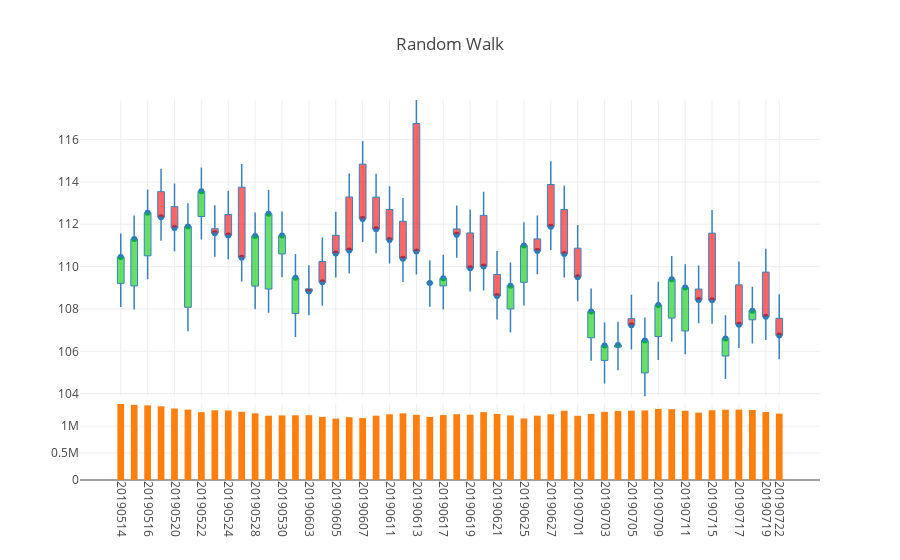

Notebook source saved alongside this figure:
### Code cell
fig1 = dgc.PlotlyCandles(df_pseudo.iloc[-50:],number_of_ticks_display=20,title='Random Walk')
iplot(fig1.get_figure())

### Figure 1 — Plotly figure (JSON) as saved in the notebook; plotly's stock layout.template omitted (floating-point values rounded to 4 significant figures)
{"data": [{"hoverinfo": "text", "mode": "markers", "text": ["date: 20190514.0<br>open: 109.21<br>high: 111.56<br>low: 108.09<br>close: 110.46<br>volume: 1412272.0", "date: 20190515.0<br>open: 109.09<br>high: 112.41<br>low: 107.98<br>close: 111.3<br>volume: 1396075.0", "date: 20190516.0<br>open: 110.51<br>high: 113.64<br>low: 109.4<br>close: 112.54<br>volume: 1386180.0", "date: 20190517.0<br>open: 113.54<br>high: 114.62<br>low: 111.22<br>close: 112.33<br>volume: 1369202.0", "date: 20190520.0<br>open: 112.83<br>high: 113.93<br>low: 110.73<br>close: 111.83<br>volume: 1327937.0", "date: 20190521.0<br>open: 108.08<br>high: 112.99<br>low: 106.95<br>close: 111.9<br>volume: 1307760.0", "date: 20190522.0<br>open: 112.37<br>high: 114.68<br>low: 111.28<br>close: 113.56<br>volume: 1260429.0", "date: 20190523.0<br>open: 111.79<br>high: 112.9<br>low: 110.47<br>close: 111.58<br>volume: 1295276.0", "date: 20190524.0<br>open: 112.46<br>high: 113.58<br>low: 110.35<br>close: 111.47<br>volume: 1291582.0", "date: 20190527.0<br>open: 113.75<br>high: 114.85<br>low: 109.3<br>close: 110.42<br>volume: 1267547.0", "date: 20190528.0<br>open: 109.08<br>high: 112.56<br>low: 107.99<br>close: 111.45<br>volume: 1238594.0", "date: 20190529.0<br>open: 108.94<br>high: 113.62<br>low: 107.82<br>close: 112.5<br>volume: 1195036.0", "date: 20190530.0<br>open: 110.6<br>high: 112.6<br>low: 109.5<br>close: 111.47<br>volume: 1200445.0", "date: 20190531.0<br>open: 107.79<br>high: 110.6<br>low: 106.68<br>close: 109.47<br>volume: 1203099.0", "date: 20190603.0<br>open: 108.95<br>high: 110.06<br>low: 107.7<br>close: 108.83<br>volume: 1204910.0", "date: 20190604.0<br>open: 110.24<br>high: 111.37<br>low: 108.15<br>close: 109.26<br>volume: 1173806.0", "date: 20190605.0<br>open: 111.48<br>high: 112.59<br>low: 109.49<br>close: 110.62<br>volume: 1140345.0", "date: 20190606.0<br>open: 113.29<br>high: 114.4<br>low: 109.67<br>close: 110.76<br>volume: 1167744.0", "date: 20190607.0<br>open: 114.84<br>high: 115.93<br>low: 111.16<br>close: 112.25<br>volume: 1150781.0", "date: 20190610.0<br>open: 113.28<br>high: 114.39<br>low: 110.63<br>close: 111.76<br>volume: 1195662.0", "date: 20190611.0<br>open: 112.7<br>high: 113.8<br>low: 110.15<br>close: 111.26<br>volume: 1220819.0", "date: 20190612.0<br>open: 112.14<br>high: 113.24<br>low: 109.27<br>close: 110.37<br>volume: 1239004.0", "date: 20190613.0<br>open: 116.76<br>high: 117.87<br>low: 109.63<br>close: 110.72<br>volume: 1211392.0", "date: 20190614.0<br>open: 109.23<br>high: 110.3<br>low: 108.1<br>close: 109.23<br>volume: 1172675.0", "date: 20190617.0<br>open: 109.09<br>high: 110.56<br>low: 107.97<br>close: 109.45<br>volume: 1206630.0", "date: 20190618.0<br>open: 111.78<br>high: 112.89<br>low: 110.42<br>close: 111.51<br>volume: 1222724.0", "date: 20190619.0<br>open: 111.59<br>high: 112.7<br>low: 108.82<br>close: 109.92<br>volume: 1212840.0", "date: 20190620.0<br>open: 112.42<br>high: 113.54<br>low: 108.87<br>close: 110.0<br>volume: 1261872.0", "date: 20190621.0<br>open: 109.63<br>high: 110.74<br>low: 107.5<br>close: 108.61<br>volume: 1228190.0", "date: 20190624.0<br>open: 108.0<br>high: 110.2<br>low: 106.89<br>close: 109.1<br>volume: 1200058.0", "date: 20190625.0<br>open: 109.26<br>high: 112.1<br>low: 108.16<br>close: 111.0<br>volume: 1143059.0", "date: 20190626.0<br>open: 111.31<br>high: 112.41<br>low: 109.64<br>close: 110.74<br>volume: 1194944.0", "date: 20190627.0<br>open: 113.88<br>high: 114.98<br>low: 110.78<br>close: 111.88<br>volume: 1220863.0", "date: 20190628.0<br>open: 112.7<br>high: 113.82<br>low: 109.49<br>close: 110.6<br>volume: 1285284.0", "date: 20190701.0<br>open: 110.87<br>high: 111.96<br>low: 108.36<br>close: 109.5<br>volume: 1193349.0", "date: 20190702.0<br>open: 106.64<br>high: 108.97<br>low: 105.55<br>close: 107.88<br>volume: 1229046.0", "date: 20190703.0<br>open: 105.57<br>high: 107.36<br>low: 104.48<br>close: 106.27<br>volume: 1266775.0", "date: 20190704.0<br>open: 106.2<br>high: 107.4<br>low: 105.1<br>close: 106.3<br>volume: 1281493.0", "date: 20190705.0<br>open: 107.54<br>high: 108.67<br>low: 106.09<br>close: 107.23<br>volume: 1287722.0", "date: 20190708.0<br>open: 104.98<br>high: 107.6<br>low: 103.87<br>close: 106.51<br>volume: 1292652.0", "date: 20190709.0<br>open: 106.7<br>high: 109.28<br>low: 105.59<br>close: 108.19<br>volume: 1320691.0", "date: 20190710.0<br>open: 107.57<br>high: 110.5<br>low: 106.45<br>close: 109.4<br>volume: 1316110.0", "date: 20190711.0<br>open: 106.96<br>high: 110.11<br>low: 105.86<br>close: 109.01<br>volume: 1286632.0", "date: 20190712.0<br>open: 108.94<br>high: 110.05<br>low: 107.32<br>close: 108.42<br>volume: 1251882.0", "date: 20190715.0<br>open: 111.58<br>high: 112.68<br>low: 107.3<br>close: 108.41<br>volume: 1296167.0", "date: 20190716.0<br>open: 105.78<br>high: 107.7<br>low: 104.69<br>close: 106.61<br>volume: 1306426.0", "date: 20190717.0<br>open: 109.14<br>high: 110.24<br>low: 106.16<br>close: 107.26<br>volume: 1308012.0", "date: 20190718.0<br>open: 107.49<br>high: 109.05<br>low: 106.37<br>close: 107.92<br>volume: 1300657.0", "date: 20190719.0<br>open: 109.74<br>high: 110.84<br>low: 106.53<br>close: 107.63<br>volume: 1263383.0", "date: 20190722.0<br>open: 107.56<br>high: 108.69<br>low: 105.63<br>close: 106.75<br>volume: 1233222.0"], "type": "scatter", "uid": "2a5caafa-acf3-11e9-81a1-8c859025e7f9", "x": [1, 2, 3, 4, 5, 6, 7, 8, 9, 10, 11, 12, 13, 14, 15, 16, 17, 18, 19, 20, 21, 22, 23, 24, 25, 26, 27, 28, 29, 30, 31, 32, 33, 34, 35, 36, 37, 38, 39, 40, 41, 42, 43, 44, 45, 46, 47, 48, 49, 50], "xaxis": "x", "y": [110.5, 111.3, 112.5, 112.3, 111.8, 111.9, 113.6, 111.6, 111.5, 110.4, 111.5, 112.5, 111.5, 109.5, 108.8, 109.3, 110.6, 110.8, 112.2, 111.8, 111.3, 110.4, 110.7, 109.2, 109.5, 111.5, 109.9, 110, 108.6, 109.1, 111, 110.7, 111.9, 110.6, 109.5, 107.9, 106.3, 106.3, 107.2, 106.5, 108.2, 109.4, 109.0, 108.4, 108.4, 106.6, 107.3, 107.9, 107.6, 106.8], "yaxis": "y"}, {"type": "bar", "uid": "2a5e3b24-acf3-11e9-84b3-8c859025e7f9", "width": 0.5, "x": [1, 2, 3, 4, 5, 6, 7, 8, 9, 10, 11, 12, 13, 14, 15, 16, 17, 18, 19, 20, 21, 22, 23, 24, 25, 26, 27, 28, 29, 30, 31, 32, 33, 34, 35, 36, 37, 38, 39, 40, 41, 42, 43, 44, 45, 46, 47, 48, 49, 50], "xaxis": "x", "y": [1412272, 1396075, 1386180, 1369202, 1327937, 1307760, 1260429, 1295276, 1291582, 1267547, 1238594, 1195036, 1200445, 1203099, 1204910, 1173806, 1140345, 1167744, 1150781, 1195662, 1220819, 1239004, 1211392, 1172675, 1206630, 1222724, 1212840, 1261872, 1228190, 1200058, 1143059, 1194944, 1220863, 1285284, 1193349, 1229046, 1266775, 1281493, 1287722, 1292652, 1320691, 1316110, 1286632, 1251882, 1296167, 1306426, 1308012, 1300657, 1263383, 1233222], "yaxis": "y2"}], "layout": {"margin": {"t": 100}, "shapes": [{"line": {"color": "rgb(55, 128, 191)", "width": 1.5}, "type": "line", "x0": 1, "x1": 1, "y0": 108.1, "y1": 109.2}, {"line": {"color": "rgb(55, 128, 191)", "width": 1.5}, "type": "line", "x0": 2, "x1": 2, "y0": 108.0, "y1": 109.1}, {"line": {"color": "rgb(55, 128, 191)", "width": 1.5}, "type": "line", "x0": 3, "x1": 3, "y0": 109.4, "y1": 110.5}, {"line": {"color": "rgb(55, 128, 191)", "width": 1.5}, "type": "line", "x0": 4, "x1": 4, "y0": 111.2, "y1": 112.3}, {"line": {"color": "rgb(55, 128, 191)", "width": 1.5}, "type": "line", "x0": 5, "x1": 5, "y0": 110.7, "y1": 111.8}, {"line": {"color": "rgb(55, 128, 191)", "width": 1.5}, "type": "line", "x0": 6, "x1": 6, "y0": 107.0, "y1": 108.1}, {"line": {"color": "rgb(55, 128, 191)", "width": 1.5}, "type": "line", "x0": 7, "x1": 7, "y0": 111.3, "y1": 112.4}, {"line": {"color": "rgb(55, 128, 191)", "width": 1.5}, "type": "line", "x0": 8, "x1": 8, "y0": 110.5, "y1": 111.6}, {"line": {"color": "rgb(55, 128, 191)", "width": 1.5}, "type": "line", "x0": 9, "x1": 9, "y0": 110.3, "y1": 111.5}, {"line": {"color": "rgb(55, 128, 191)", "width": 1.5}, "type": "line", "x0": 10, "x1": 10, "y0": 109.3, "y1": 110.4}, {"line": {"color": "rgb(55, 128, 191)", "width": 1.5}, "type": "line", "x0": 11, "x1": 11, "y0": 108.0, "y1": 109.1}, {"line": {"color": "rgb(55, 128, 191)", "width": 1.5}, "type": "line", "x0": 12, "x1": 12, "y0": 107.8, "y1": 108.9}, {"line": {"color": "rgb(55, 128, 191)", "width": 1.5}, "type": "line", "x0": 13, "x1": 13, "y0": 109.5, "y1": 110.6}, {"line": {"color": "rgb(55, 128, 191)", "width": 1.5}, "type": "line", "x0": 14, "x1": 14, "y0": 106.7, "y1": 107.8}, {"line": {"color": "rgb(55, 128, 191)", "width": 1.5}, "type": "line", "x0": 15, "x1": 15, "y0": 107.7, "y1": 108.8}, {"line": {"color": "rgb(55, 128, 191)", "width": 1.5}, "type": "line", "x0": 16, "x1": 16, "y0": 108.2, "y1": 109.3}, {"line": {"color": "rgb(55, 128, 191)", "width": 1.5}, "type": "line", "x0": 17, "x1": 17, "y0": 109.5, "y1": 110.6}, {"line": {"color": "rgb(55, 128, 191)", "width": 1.5}, "type": "line", "x0": 18, "x1": 18, "y0": 109.7, "y1": 110.8}, {"line": {"color": "rgb(55, 128, 191)", "width": 1.5}, "type": "line", "x0": 19, "x1": 19, "y0": 111.2, "y1": 112.2}, {"line": {"color": "rgb(55, 128, 191)", "width": 1.5}, "type": "line", "x0": 20, "x1": 20, "y0": 110.6, "y1": 111.8}, {"line": {"color": "rgb(55, 128, 191)", "width": 1.5}, "type": "line", "x0": 21, "x1": 21, "y0": 110.2, "y1": 111.3}, {"line": {"color": "rgb(55, 128, 191)", "width": 1.5}, "type": "line", "x0": 22, "x1": 22, "y0": 109.3, "y1": 110.4}, {"line": {"color": "rgb(55, 128, 191)", "width": 1.5}, "type": "line", "x0": 23, "x1": 23, "y0": 109.6, "y1": 110.7}, {"line": {"color": "rgb(55, 128, 191)", "width": 1.5}, "type": "line", "x0": 24, "x1": 24, "y0": 108.1, "y1": 109.2}, {"line": {"color": "rgb(55, 128, 191)", "width": 1.5}, "type": "line", "x0": 25, "x1": 25, "y0": 108.0, "y1": 109.1}, {"line": {"color": "rgb(55, 128, 191)", "width": 1.5}, "type": "line", "x0": 26, "x1": 26, "y0": 110.4, "y1": 111.5}, {"line": {"color": "rgb(55, 128, 191)", "width": 1.5}, "type": "line", "x0": 27, "x1": 27, "y0": 108.8, "y1": 109.9}, {"line": {"color": "rgb(55, 128, 191)", "width": 1.5}, "type": "line", "x0": 28, "x1": 28, "y0": 108.9, "y1": 110}, {"line": {"color": "rgb(55, 128, 191)", "width": 1.5}, "type": "line", "x0": 29, "x1": 29, "y0": 107.5, "y1": 108.6}, {"line": {"color": "rgb(55, 128, 191)", "width": 1.5}, "type": "line", "x0": 30, "x1": 30, "y0": 106.9, "y1": 108}, {"line": {"color": "rgb(55, 128, 191)", "width": 1.5}, "type": "line", "x0": 31, "x1": 31, "y0": 108.2, "y1": 109.3}, {"line": {"color": "rgb(55, 128, 191)", "width": 1.5}, "type": "line", "x0": 32, "x1": 32, "y0": 109.6, "y1": 110.7}, {"line": {"color": "rgb(55, 128, 191)", "width": 1.5}, "type": "line", "x0": 33, "x1": 33, "y0": 110.8, "y1": 111.9}, {"line": {"color": "rgb(55, 128, 191)", "width": 1.5}, "type": "line", "x0": 34, "x1": 34, "y0": 109.5, "y1": 110.6}, {"line": {"color": "rgb(55, 128, 191)", "width": 1.5}, "type": "line", "x0": 35, "x1": 35, "y0": 108.4, "y1": 109.5}, {"line": {"color": "rgb(55, 128, 191)", "width": 1.5}, "type": "line", "x0": 36, "x1": 36, "y0": 105.5, "y1": 106.6}, {"line": {"color": "rgb(55, 128, 191)", "width": 1.5}, "type": "line", "x0": 37, "x1": 37, "y0": 104.5, "y1": 105.6}, {"line": {"color": "rgb(55, 128, 191)", "width": 1.5}, "type": "line", "x0": 38, "x1": 38, "y0": 105.1, "y1": 106.2}, {"line": {"color": "rgb(55, 128, 191)", "width": 1.5}, "type": "line", "x0": 39, "x1": 39, "y0": 106.1, "y1": 107.2}, {"line": {"color": "rgb(55, 128, 191)", "width": 1.5}, "type": "line", "x0": 40, "x1": 40, "y0": 103.9, "y1": 105.0}, {"line": {"color": "rgb(55, 128, 191)", "width": 1.5}, "type": "line", "x0": 41, "x1": 41, "y0": 105.6, "y1": 106.7}, {"line": {"color": "rgb(55, 128, 191)", "width": 1.5}, "type": "line", "x0": 42, "x1": 42, "y0": 106.5, "y1": 107.6}, {"line": {"color": "rgb(55, 128, 191)", "width": 1.5}, "type": "line", "x0": 43, "x1": 43, "y0": 105.9, "y1": 107.0}, {"line": {"color": "rgb(55, 128, 191)", "width": 1.5}, "type": "line", "x0": 44, "x1": 44, "y0": 107.3, "y1": 108.4}, {"line": {"color": "rgb(55, 128, 191)", "width": 1.5}, "type": "line", "x0": 45, "x1": 45, "y0": 107.3, "y1": 108.4}, {"line": {"color": "rgb(55, 128, 191)", "width": 1.5}, "type": "line", "x0": 46, "x1": 46, "y0": 104.7, "y1": 105.8}, {"line": {"color": "rgb(55, 128, 191)", "width": 1.5}, "type": "line", "x0": 47, "x1": 47, "y0": 106.2, "y1": 107.3}, {"line": {"color": "rgb(55, 128, 191)", "width": 1.5}, "type": "line", "x0": 48, "x1": 48, "y0": 106.4, "y1": 107.5}, {"line": {"color": "rgb(55, 128, 191)", "width": 1.5}, "type": "line", "x0": 49, "x1": 49, "y0": 106.5, "y1": 107.6}, {"line": {"color": "rgb(55, 128, 191)", "width": 1.5}, "type": "line", "x0": 50, "x1": 50, "y0": 105.6, "y1": 106.8}, {"fillcolor": "rgba(0, 204, 0, 0.6)", "line": {"color": "rgb(55, 128, 191)", "width": 1}, "type": "rect", "x0": 0.75, "x1": 1.25, "xref": "x", "y0": 109.2, "y1": 110.5, "yref": "y"}, {"fillcolor": "rgba(0, 204, 0, 0.6)", "line": {"color": "rgb(55, 128, 191)", "width": 1}, "type": "rect", "x0": 1.75, "x1": 2.25, "xref": "x", "y0": 109.1, "y1": 111.3, "yref": "y"}, {"fillcolor": "rgba(0, 204, 0, 0.6)", "line": {"color": "rgb(55, 128, 191)", "width": 1}, "type": "rect", "x0": 2.75, "x1": 3.25, "xref": "x", "y0": 110.5, "y1": 112.5, "yref": "y"}, {"fillcolor": "rgba(255, 0, 0, 0.6)", "line": {"color": "rgb(55, 128, 191)", "width": 1}, "type": "rect", "x0": 3.75, "x1": 4.25, "xref": "x", "y0": 112.3, "y1": 113.5, "yref": "y"}, {"fillcolor": "rgba(255, 0, 0, 0.6)", "line": {"color": "rgb(55, 128, 191)", "width": 1}, "type": "rect", "x0": 4.75, "x1": 5.25, "xref": "x", "y0": 111.8, "y1": 112.8, "yref": "y"}, {"fillcolor": "rgba(0, 204, 0, 0.6)", "line": {"color": "rgb(55, 128, 191)", "width": 1}, "type": "rect", "x0": 5.75, "x1": 6.25, "xref": "x", "y0": 108.1, "y1": 111.9, "yref": "y"}, {"fillcolor": "rgba(0, 204, 0, 0.6)", "line": {"color": "rgb(55, 128, 191)", "width": 1}, "type": "rect", "x0": 6.75, "x1": 7.25, "xref": "x", "y0": 112.4, "y1": 113.6, "yref": "y"}, {"fillcolor": "rgba(255, 0, 0, 0.6)", "line": {"color": "rgb(55, 128, 191)", "width": 1}, "type": "rect", "x0": 7.75, "x1": 8.25, "xref": "x", "y0": 111.6, "y1": 111.8, "yref": "y"}, {"fillcolor": "rgba(255, 0, 0, 0.6)", "line": {"color": "rgb(55, 128, 191)", "width": 1}, "type": "rect", "x0": 8.75, "x1": 9.25, "xref": "x", "y0": 111.5, "y1": 112.5, "yref": "y"}, {"fillcolor": "rgba(255, 0, 0, 0.6)", "line": {"color": "rgb(55, 128, 191)", "width": 1}, "type": "rect", "x0": 9.75, "x1": 10.25, "xref": "x", "y0": 110.4, "y1": 113.8, "yref": "y"}, {"fillcolor": "rgba(0, 204, 0, 0.6)", "line": {"color": "rgb(55, 128, 191)", "width": 1}, "type": "rect", "x0": 10.75, "x1": 11.25, "xref": "x", "y0": 109.1, "y1": 111.5, "yref": "y"}, {"fillcolor": "rgba(0, 204, 0, 0.6)", "line": {"color": "rgb(55, 128, 191)", "width": 1}, "type": "rect", "x0": 11.75, "x1": 12.25, "xref": "x", "y0": 108.9, "y1": 112.5, "yref": "y"}, {"fillcolor": "rgba(0, 204, 0, 0.6)", "line": {"color": "rgb(55, 128, 191)", "width": 1}, "type": "rect", "x0": 12.75, "x1": 13.25, "xref": "x", "y0": 110.6, "y1": 111.5, "yref": "y"}, {"fillcolor": "rgba(0, 204, 0, 0.6)", "line": {"color": "rgb(55, 128, 191)", "width": 1}, "type": "rect", "x0": 13.75, "x1": 14.25, "xref": "x", "y0": 107.8, "y1": 109.5, "yref": "y"}, {"fillcolor": "rgba(255, 0, 0, 0.6)", "line": {"color": "rgb(55, 128, 191)", "width": 1}, "type": "rect", "x0": 14.75, "x1": 15.25, "xref": "x", "y0": 108.8, "y1": 109.0, "yref": "y"}, {"fillcolor": "rgba(255, 0, 0, 0.6)", "line": {"color": "rgb(55, 128, 191)", "width": 1}, "type": "rect", "x0": 15.75, "x1": 16.25, "xref": "x", "y0": 109.3, "y1": 110.2, "yref": "y"}, {"fillcolor": "rgba(255, 0, 0, 0.6)", "line": {"color": "rgb(55, 128, 191)", "width": 1}, "type": "rect", "x0": 16.75, "x1": 17.25, "xref": "x", "y0": 110.6, "y1": 111.5, "yref": "y"}, {"fillcolor": "rgba(255, 0, 0, 0.6)", "line": {"color": "rgb(55, 128, 191)", "width": 1}, "type": "rect", "x0": 17.75, "x1": 18.25, "xref": "x", "y0": 110.8, "y1": 113.3, "yref": "y"}, {"fillcolor": "rgba(255, 0, 0, 0.6)", "line": {"color": "rgb(55, 128, 191)", "width": 1}, "type": "rect", "x0": 18.75, "x1": 19.25, "xref": "x", "y0": 112.2, "y1": 114.8, "yref": "y"}, {"fillcolor": "rgba(255, 0, 0, 0.6)", "line": {"color": "rgb(55, 128, 191)", "width": 1}, "type": "rect", "x0": 19.75, "x1": 20.25, "xref": "x", "y0": 111.8, "y1": 113.3, "yref": "y"}, {"fillcolor": "rgba(255, 0, 0, 0.6)", "line": {"color": "rgb(55, 128, 191)", "width": 1}, "type": "rect", "x0": 20.75, "x1": 21.25, "xref": "x", "y0": 111.3, "y1": 112.7, "yref": "y"}, {"fillcolor": "rgba(255, 0, 0, 0.6)", "line": {"color": "rgb(55, 128, 191)", "width": 1}, "type": "rect", "x0": 21.75, "x1": 22.25, "xref": "x", "y0": 110.4, "y1": 112.1, "yref": "y"}, {"fillcolor": "rgba(255, 0, 0, 0.6)", "line": {"color": "rgb(55, 128, 191)", "width": 1}, "type": "rect", "x0": 22.75, "x1": 23.25, "xref": "x", "y0": 110.7, "y1": 116.8, "yref": "y"}, {"fillcolor": "rgba(255, 0, 0, 0.6)", "line": {"color": "rgb(55, 128, 191)", "width": 1}, "type": "rect", "x0": 23.75, "x1": 24.25, "xref": "x", "y0": 109.2, "y1": 109.2, "yref": "y"}, {"fillcolor": "rgba(0, 204, 0, 0.6)", "line": {"color": "rgb(55, 128, 191)", "width": 1}, "type": "rect", "x0": 24.75, "x1": 25.25, "xref": "x", "y0": 109.1, "y1": 109.5, "yref": "y"}, {"fillcolor": "rgba(255, 0, 0, 0.6)", "line": {"color": "rgb(55, 128, 191)", "width": 1}, "type": "rect", "x0": 25.75, "x1": 26.25, "xref": "x", "y0": 111.5, "y1": 111.8, "yref": "y"}, {"fillcolor": "rgba(255, 0, 0, 0.6)", "line": {"color": "rgb(55, 128, 191)", "width": 1}, "type": "rect", "x0": 26.75, "x1": 27.25, "xref": "x", "y0": 109.9, "y1": 111.6, "yref": "y"}, {"fillcolor": "rgba(255, 0, 0, 0.6)", "line": {"color": "rgb(55, 128, 191)", "width": 1}, "type": "rect", "x0": 27.75, "x1": 28.25, "xref": "x", "y0": 110, "y1": 112.4, "yref": "y"}, {"fillcolor": "rgba(255, 0, 0, 0.6)", "line": {"color": "rgb(55, 128, 191)", "width": 1}, "type": "rect", "x0": 28.75, "x1": 29.25, "xref": "x", "y0": 108.6, "y1": 109.6, "yref": "y"}, {"fillcolor": "rgba(0, 204, 0, 0.6)", "line": {"color": "rgb(55, 128, 191)", "width": 1}, "type": "rect", "x0": 29.75, "x1": 30.25, "xref": "x", "y0": 108, "y1": 109.1, "yref": "y"}, {"fillcolor": "rgba(0, 204, 0, 0.6)", "line": {"color": "rgb(55, 128, 191)", "width": 1}, "type": "rect", "x0": 30.75, "x1": 31.25, "xref": "x", "y0": 109.3, "y1": 111, "yref": "y"}, {"fillcolor": "rgba(255, 0, 0, 0.6)", "line": {"color": "rgb(55, 128, 191)", "width": 1}, "type": "rect", "x0": 31.75, "x1": 32.25, "xref": "x", "y0": 110.7, "y1": 111.3, "yref": "y"}, {"fillcolor": "rgba(255, 0, 0, 0.6)", "line": {"color": "rgb(55, 128, 191)", "width": 1}, "type": "rect", "x0": 32.75, "x1": 33.25, "xref": "x", "y0": 111.9, "y1": 113.9, "yref": "y"}, {"fillcolor": "rgba(255, 0, 0, 0.6)", "line": {"color": "rgb(55, 128, 191)", "width": 1}, "type": "rect", "x0": 33.75, "x1": 34.25, "xref": "x", "y0": 110.6, "y1": 112.7, "yref": "y"}, {"fillcolor": "rgba(255, 0, 0, 0.6)", "line": {"color": "rgb(55, 128, 191)", "width": 1}, "type": "rect", "x0": 34.75, "x1": 35.25, "xref": "x", "y0": 109.5, "y1": 110.9, "yref": "y"}, {"fillcolor": "rgba(0, 204, 0, 0.6)", "line": {"color": "rgb(55, 128, 191)", "width": 1}, "type": "rect", "x0": 35.75, "x1": 36.25, "xref": "x", "y0": 106.6, "y1": 107.9, "yref": "y"}, {"fillcolor": "rgba(0, 204, 0, 0.6)", "line": {"color": "rgb(55, 128, 191)", "width": 1}, "type": "rect", "x0": 36.75, "x1": 37.25, "xref": "x", "y0": 105.6, "y1": 106.3, "yref": "y"}, {"fillcolor": "rgba(0, 204, 0, 0.6)", "line": {"color": "rgb(55, 128, 191)", "width": 1}, "type": "rect", "x0": 37.75, "x1": 38.25, "xref": "x", "y0": 106.2, "y1": 106.3, "yref": "y"}, {"fillcolor": "rgba(255, 0, 0, 0.6)", "line": {"color": "rgb(55, 128, 191)", "width": 1}, "type": "rect", "x0": 38.75, "x1": 39.25, "xref": "x", "y0": 107.2, "y1": 107.5, "yref": "y"}, {"fillcolor": "rgba(0, 204, 0, 0.6)", "line": {"color": "rgb(55, 128, 191)", "width": 1}, "type": "rect", "x0": 39.75, "x1": 40.25, "xref": "x", "y0": 105.0, "y1": 106.5, "yref": "y"}, {"fillcolor": "rgba(0, 204, 0, 0.6)", "line": {"color": "rgb(55, 128, 191)", "width": 1}, "type": "rect", "x0": 40.75, "x1": 41.25, "xref": "x", "y0": 106.7, "y1": 108.2, "yref": "y"}, {"fillcolor": "rgba(0, 204, 0, 0.6)", "line": {"color": "rgb(55, 128, 191)", "width": 1}, "type": "rect", "x0": 41.75, "x1": 42.25, "xref": "x", "y0": 107.6, "y1": 109.4, "yref": "y"}, {"fillcolor": "rgba(0, 204, 0, 0.6)", "line": {"color": "rgb(55, 128, 191)", "width": 1}, "type": "rect", "x0": 42.75, "x1": 43.25, "xref": "x", "y0": 107.0, "y1": 109.0, "yref": "y"}, {"fillcolor": "rgba(255, 0, 0, 0.6)", "line": {"color": "rgb(55, 128, 191)", "width": 1}, "type": "rect", "x0": 43.75, "x1": 44.25, "xref": "x", "y0": 108.4, "y1": 108.9, "yref": "y"}, {"fillcolor": "rgba(255, 0, 0, 0.6)", "line": {"color": "rgb(55, 128, 191)", "width": 1}, "type": "rect", "x0": 44.75, "x1": 45.25, "xref": "x", "y0": 108.4, "y1": 111.6, "yref": "y"}, {"fillcolor": "rgba(0, 204, 0, 0.6)", "line": {"color": "rgb(55, 128, 191)", "width": 1}, "type": "rect", "x0": 45.75, "x1": 46.25, "xref": "x", "y0": 105.8, "y1": 106.6, "yref": "y"}, {"fillcolor": "rgba(255, 0, 0, 0.6)", "line": {"color": "rgb(55, 128, 191)", "width": 1}, "type": "rect", "x0": 46.75, "x1": 47.25, "xref": "x", "y0": 107.3, "y1": 109.1, "yref": "y"}, {"fillcolor": "rgba(0, 204, 0, 0.6)", "line": {"color": "rgb(55, 128, 191)", "width": 1}, "type": "rect", "x0": 47.75, "x1": 48.25, "xref": "x", "y0": 107.5, "y1": 107.9, "yref": "y"}, {"fillcolor": "rgba(255, 0, 0, 0.6)", "line": {"color": "rgb(55, 128, 191)", "width": 1}, "type": "rect", "x0": 48.75, "x1": 49.25, "xref": "x", "y0": 107.6, "y1": 109.7, "yref": "y"}, {"fillcolor": "rgba(255, 0, 0, 0.6)", "line": {"color": "rgb(55, 128, 191)", "width": 1}, "type": "rect", "x0": 49.75, "x1": 50.25, "xref": "x", "y0": 106.8, "y1": 107.6, "yref": "y"}, {"line": {"color": "rgb(55, 128, 191)", "width": 1.5}, "type": "line", "x0": 1, "x1": 1, "y0": 110.5, "y1": 111.6}, {"line": {"color": "rgb(55, 128, 191)", "width": 1.5}, "type": "line", "x0": 2, "x1": 2, "y0": 111.3, "y1": 112.4}, {"line": {"color": "rgb(55, 128, 191)", "width": 1.5}, "type": "line", "x0": 3, "x1": 3, "y0": 112.5, "y1": 113.6}, {"line": {"color": "rgb(55, 128, 191)", "width": 1.5}, "type": "line", "x0": 4, "x1": 4, "y0": 113.5, "y1": 114.6}, {"line": {"color": "rgb(55, 128, 191)", "width": 1.5}, "type": "line", "x0": 5, "x1": 5, "y0": 112.8, "y1": 113.9}, {"line": {"color": "rgb(55, 128, 191)", "width": 1.5}, "type": "line", "x0": 6, "x1": 6, "y0": 111.9, "y1": 113.0}, {"line": {"color": "rgb(55, 128, 191)", "width": 1.5}, "type": "line", "x0": 7, "x1": 7, "y0": 113.6, "y1": 114.7}, {"line": {"color": "rgb(55, 128, 191)", "width": 1.5}, "type": "line", "x0": 8, "x1": 8, "y0": 111.8, "y1": 112.9}, {"line": {"color": "rgb(55, 128, 191)", "width": 1.5}, "type": "line", "x0": 9, "x1": 9, "y0": 112.5, "y1": 113.6}, {"line": {"color": "rgb(55, 128, 191)", "width": 1.5}, "type": "line", "x0": 10, "x1": 10, "y0": 113.8, "y1": 114.8}, {"line": {"color": "rgb(55, 128, 191)", "width": 1.5}, "type": "line", "x0": 11, "x1": 11, "y0": 111.5, "y1": 112.6}, {"line": {"color": "rgb(55, 128, 191)", "width": 1.5}, "type": "line", "x0": 12, "x1": 12, "y0": 112.5, "y1": 113.6}, {"line": {"color": "rgb(55, 128, 191)", "width": 1.5}, "type": "line", "x0": 13, "x1": 13, "y0": 111.5, "y1": 112.6}, {"line": {"color": "rgb(55, 128, 191)", "width": 1.5}, "type": "line", "x0": 14, "x1": 14, "y0": 109.5, "y1": 110.6}, {"line": {"color": "rgb(55, 128, 191)", "width": 1.5}, "type": "line", "x0": 15, "x1": 15, "y0": 109.0, "y1": 110.1}, {"line": {"color": "rgb(55, 128, 191)", "width": 1.5}, "type": "line", "x0": 16, "x1": 16, "y0": 110.2, "y1": 111.4}, {"line": {"color": "rgb(55, 128, 191)", "width": 1.5}, "type": "line", "x0": 17, "x1": 17, "y0": 111.5, "y1": 112.6}, {"line": {"color": "rgb(55, 128, 191)", "width": 1.5}, "type": "line", "x0": 18, "x1": 18, "y0": 113.3, "y1": 114.4}, {"line": {"color": "rgb(55, 128, 191)", "width": 1.5}, "type": "line", "x0": 19, "x1": 19, "y0": 114.8, "y1": 115.9}, {"line": {"color": "rgb(55, 128, 191)", "width": 1.5}, "type": "line", "x0": 20, "x1": 20, "y0": 113.3, "y1": 114.4}, {"line": {"color": "rgb(55, 128, 191)", "width": 1.5}, "type": "line", "x0": 21, "x1": 21, "y0": 112.7, "y1": 113.8}, {"line": {"color": "rgb(55, 128, 191)", "width": 1.5}, "type": "line", "x0": 22, "x1": 22, "y0": 112.1, "y1": 113.2}, {"line": {"color": "rgb(55, 128, 191)", "width": 1.5}, "type": "line", "x0": 23, "x1": 23, "y0": 116.8, "y1": 117.9}, {"line": {"color": "rgb(55, 128, 191)", "width": 1.5}, "type": "line", "x0": 24, "x1": 24, "y0": 109.2, "y1": 110.3}, {"line": {"color": "rgb(55, 128, 191)", "width": 1.5}, "type": "line", "x0": 25, "x1": 25, "y0": 109.5, "y1": 110.6}, {"line": {"color": "rgb(55, 128, 191)", "width": 1.5}, "type": "line", "x0": 26, "x1": 26, "y0": 111.8, "y1": 112.9}, {"line": {"color": "rgb(55, 128, 191)", "width": 1.5}, "type": "line", "x0": 27, "x1": 27, "y0": 111.6, "y1": 112.7}, {"line": {"color": "rgb(55, 128, 191)", "width": 1.5}, "type": "line", "x0": 28, "x1": 28, "y0": 112.4, "y1": 113.5}, {"line": {"color": "rgb(55, 128, 191)", "width": 1.5}, "type": "line", "x0": 29, "x1": 29, "y0": 109.6, "y1": 110.7}, {"line": {"color": "rgb(55, 128, 191)", "width": 1.5}, "type": "line", "x0": 30, "x1": 30, "y0": 109.1, "y1": 110.2}, {"line": {"color": "rgb(55, 128, 191)", "width": 1.5}, "type": "line", "x0": 31, "x1": 31, "y0": 111, "y1": 112.1}, {"line": {"color": "rgb(55, 128, 191)", "width": 1.5}, "type": "line", "x0": 32, "x1": 32, "y0": 111.3, "y1": 112.4}, {"line": {"color": "rgb(55, 128, 191)", "width": 1.5}, "type": "line", "x0": 33, "x1": 33, "y0": 113.9, "y1": 115.0}, {"line": {"color": "rgb(55, 128, 191)", "width": 1.5}, "type": "line", "x0": 34, "x1": 34, "y0": 112.7, "y1": 113.8}, {"line": {"color": "rgb(55, 128, 191)", "width": 1.5}, "type": "line", "x0": 35, "x1": 35, "y0": 110.9, "y1": 112.0}, {"line": {"color": "rgb(55, 128, 191)", "width": 1.5}, "type": "line", "x0": 36, "x1": 36, "y0": 107.9, "y1": 109.0}, {"line": {"color": "rgb(55, 128, 191)", "width": 1.5}, "type": "line", "x0": 37, "x1": 37, "y0": 106.3, "y1": 107.4}, {"line": {"color": "rgb(55, 128, 191)", "width": 1.5}, "type": "line", "x0": 38, "x1": 38, "y0": 106.3, "y1": 107.4}, {"line": {"color": "rgb(55, 128, 191)", "width": 1.5}, "type": "line", "x0": 39, "x1": 39, "y0": 107.5, "y1": 108.7}, {"line": {"color": "rgb(55, 128, 191)", "width": 1.5}, "type": "line", "x0": 40, "x1": 40, "y0": 106.5, "y1": 107.6}, {"line": {"color": "rgb(55, 128, 191)", "width": 1.5}, "type": "line", "x0": 41, "x1": 41, "y0": 108.2, "y1": 109.3}, {"line": {"color": "rgb(55, 128, 191)", "width": 1.5}, "type": "line", "x0": 42, "x1": 42, "y0": 109.4, "y1": 110.5}, {"line": {"color": "rgb(55, 128, 191)", "width": 1.5}, "type": "line", "x0": 43, "x1": 43, "y0": 109.0, "y1": 110.1}, {"line": {"color": "rgb(55, 128, 191)", "width": 1.5}, "type": "line", "x0": 44, "x1": 44, "y0": 108.9, "y1": 110.0}, {"line": {"color": "rgb(55, 128, 191)", "width": 1.5}, "type": "line", "x0": 45, "x1": 45, "y0": 111.6, "y1": 112.7}, {"line": {"color": "rgb(55, 128, 191)", "width": 1.5}, "type": "line", "x0": 46, "x1": 46, "y0": 106.6, "y1": 107.7}, {"line": {"color": "rgb(55, 128, 191)", "width": 1.5}, "type": "line", "x0": 47, "x1": 47, "y0": 109.1, "y1": 110.2}, {"line": {"color": "rgb(55, 128, 191)", "width": 1.5}, "type": "line", "x0": 48, "x1": 48, "y0": 107.9, "y1": 109.0}, {"line": {"color": "rgb(55, 128, 191)", "width": 1.5}, "type": "line", "x0": 49, "x1": 49, "y0": 109.7, "y1": 110.8}, {"line": {"color": "rgb(55, 128, 191)", "width": 1.5}, "type": "line", "x0": 50, "x1": 50, "y0": 107.6, "y1": 108.7}], "showlegend": false, "title": "Random Walk", "xaxis": {"anchor": "y2", "showgrid": true, "showticklabels": true, "tickangle": 90, "tickmode": "array", "ticktext": [20190514, 20190516, 20190520, 20190522, 20190524, 20190528, 20190530, 20190603, 20190605, 20190607, 20190611, 20190613, 20190617, 20190619, 20190621, 20190625, 20190627, 20190701, 20190703, 20190705, 20190709, 20190711, 20190715, 20190717, 20190719, 20190722], "tickvals": [1, 3, 5, 7, 9, 11, 13, 15, 17, 19, 21, 23, 25, 27, 29, 31, 33, 35, 37, 39, 41, 43, 45, 47, 49, 50]}, "yaxis": {"domain": [0.22, 1], "range": [103.9, 117.9]}, "yaxis2": {"domain": [0, 0.2], "range": [0, 1412272]}}}
